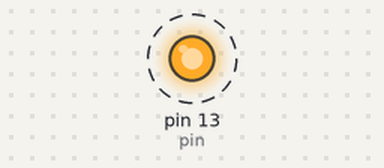
Bench run of a sketch on a simulated Arduino Leonardo, built with avr-gcc and run on an emulated ATmega32U4. On the bench: output pins drawn as LEDs (lit = HIGH). Dashed ring = blinking. What the sketch prints to the serial monitor is not drawn.

Above: at 0.7 s.
Timing chart, 0 to 4.6 s (numbered marks = the images above):
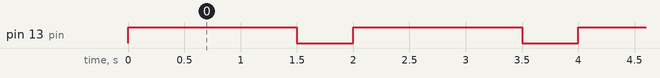

Measured:
- by itself, pin 13 (pin): alternates HIGH for 1.5 s and LOW for 0.50 s

The sketch:

arduino-cli-scripts.ino
```cpp
const int pin = 13;

void setup() {
    Serial.begin(9600);
    pinMode(pin, OUTPUT);
}

void loop() {
  digitalWrite(pin, HIGH);
  Serial.write("HIGH\n");
  delay(1500);
  digitalWrite(pin, LOW);
  Serial.write("LOW\n");
  delay(500);
}
```
